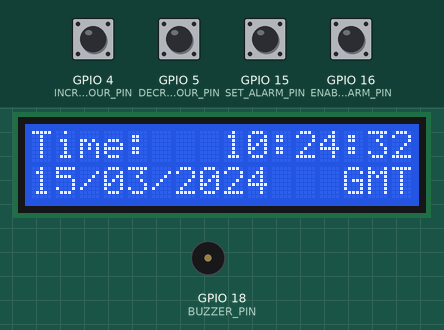
Recording of a sketch running on a simulated ESP32. Parts: 16×2 character LCD, buzzer (waves = sounding, pin HIGH). The inputs (shaded band) are chosen by the test bench; at power-on: GPIO 4 (INCREASE_HOUR_PIN), GPIO 5 (DECREASE_HOUR_PIN), GPIO 15 (SET_ALARM_PIN), GPIO 16 (ENABLE_ALARM_PIN) HIGH. WiFi joins after 1.5 s; servers stay silent unless stated; the local clock reads 2024-03-15 10:24:30 at power-on unless the sketch sets it; what the sketch prints to the serial monitor is not drawn.

Above: at 2.7 s.
2.8 s: GPIO 15 (SET_ALARM_PIN) pulled LOW for 0.35 s
At 3.7 s:
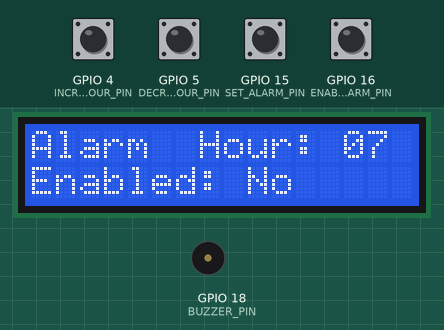
4.6 s: GPIO 16 (ENABLE_ALARM_PIN) pulled LOW for 1 s
At 4.79 s:
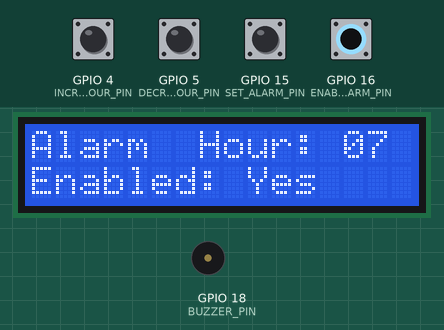
7.1 s: GPIO 4 (INCREASE_HOUR_PIN) pulled LOW for 0.35 s
At 8.4 s:
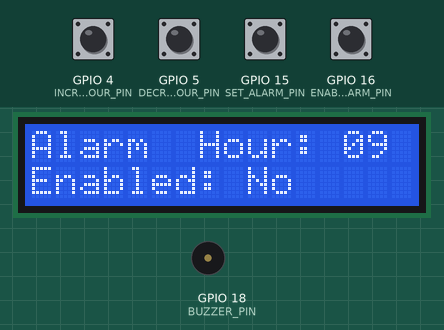
8.9 s: GPIO 5 (DECREASE_HOUR_PIN) pulled LOW for 1 s
At 11.1 s:
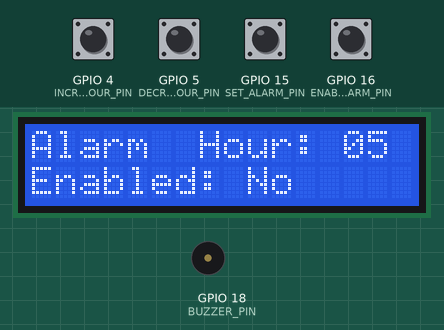
11.4 s: GPIO 5 (DECREASE_HOUR_PIN) pulled LOW for 0.35 s
At 12.9 s:
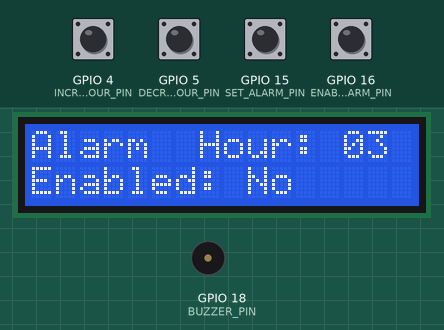
13.2 s: GPIO 15 (SET_ALARM_PIN) pulled LOW for 1 s
At 15.7 s:
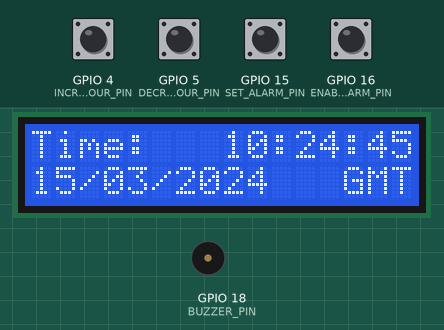
Timing chart, 0 to 16.7 s (numbered marks = the images above; inputs shaded):
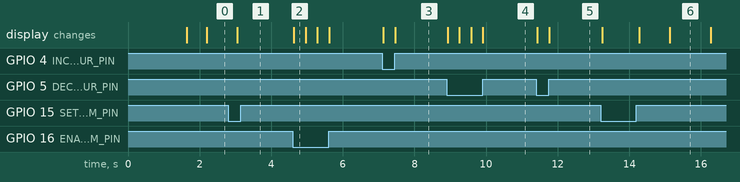

The sketch:

luko_laikrodis.ino
```cpp
// ESP32 Simulation in Wokwi.com simulator
#include <WiFi.h>
#include <Wire.h>
#include <LiquidCrystal_I2C.h>

LiquidCrystal_I2C LCD = LiquidCrystal_I2C(0x27, 16, 2);

#define WIFI_SSID "Wokwi-GUEST"
#define NTP_SERVER     "pool.ntp.org" // Network Time Protocol Server
// Time offset. Vilnius is typically in UTC+2 so we have to add 2 hours here
#define UTC_OFFSET     7200 // This is in seconds, so 1 Hour offset would be 3600 seconds.
#define UTC_OFFSET_DST 3600 // Daylight Saving Time. Since Lithuania is currently (Summer 2024) in DST, set this to 3600

// Additional controls
#define SET_ALARM_PIN 15 // Pin for the "Set Alarm" menu
#define ENABLE_ALARM_PIN 16 // Pin for Enabling/Disabling Alarm
#define INCREASE_HOUR_PIN 4 // Pin for the "Increase Hour" button
#define DECREASE_HOUR_PIN 5 // Pin for the "Decrease Hour" button
#define BUZZER_PIN 18 // Pin for the buzzer

int alarmHour = 7; // Default alarm hour
bool settingAlarm = false;
bool enabledAlarm = false;

void printLocalTime() {
  struct tm timeinfo;
  if (!getLocalTime(&timeinfo)) { // If error getting time from the server
    LCD.setCursor(0, 1);
    LCD.println("Connection Err");
    return;
  }
  LCD.setCursor(0, 0);
  LCD.println("Time: ");

  LCD.setCursor(8, 0);
  LCD.println(&timeinfo, "%H:%M:%S");

  LCD.setCursor(0, 1);
  LCD.println(&timeinfo, "%d/%m/%Y   %Z");
}

void printAlarmSetting() {
  LCD.clear();
  LCD.setCursor(0, 0);
  LCD.print("Alarm ");
  LCD.setCursor(7, 0);
  LCD.printf("Hour: %02d", alarmHour);
  LCD.setCursor(0, 1); // Adjusted to make sure "Enabled" fits on the screen
  LCD.printf("Enabled: %s", enabledAlarm ? "Yes" : "No");
}

void setup() {
  Serial.begin(115200);
  Wire.begin(23, 22); //Assign SDA to PIN 23, SCL to PIN 22

  pinMode(SET_ALARM_PIN, INPUT_PULLUP);
  pinMode(ENABLE_ALARM_PIN, INPUT_PULLUP);
  pinMode(INCREASE_HOUR_PIN, INPUT_PULLUP);
  pinMode(DECREASE_HOUR_PIN, INPUT_PULLUP);
  pinMode(BUZZER_PIN, OUTPUT);
  digitalWrite(BUZZER_PIN, LOW); // Turn off buzzer

  LCD.init();
  LCD.backlight();
  LCD.setCursor(0, 0);
  LCD.print("Connecting to ");
  LCD.setCursor(0, 1);
  LCD.print("WiFi ");

  WiFi.begin(WIFI_SSID, "", 6); // Custom Wifi access point for Wokwi simulator
  while (WiFi.status() != WL_CONNECTED) { // Waiting for connection
    delay(250);
  }

  Serial.println("");
  Serial.println("WiFi connected");
  Serial.print("IP address: ");
  Serial.println(WiFi.localIP());

  LCD.clear();
  LCD.setCursor(0, 0);
  LCD.println("Connected");

  configTime(UTC_OFFSET, UTC_OFFSET_DST, NTP_SERVER);

}

void loop() {
  if (digitalRead(SET_ALARM_PIN) == LOW) {
    settingAlarm = !settingAlarm;
    if (settingAlarm) {
      printAlarmSetting();
    } else {
      LCD.clear();
      printLocalTime();
      delay(100);
    }
    delay(300); // Debounce delay
    while(digitalRead(SET_ALARM_PIN) == LOW) { // Apsauga, kad nesokinetu vaizdas kai laikai paspausta mygtuka
      delay(100);
    }
  }

  if (settingAlarm) {
    if (digitalRead(INCREASE_HOUR_PIN) == LOW) {
      alarmHour = (alarmHour + 1) % 24;
      printAlarmSetting();
      delay(300); // Debounce delay
    }
    if (digitalRead(DECREASE_HOUR_PIN) == LOW) {
      alarmHour = (alarmHour + 23) % 24; // To handle negative wrap around
      printAlarmSetting();
      delay(300); // Debounce delay
    }
    if (digitalRead(ENABLE_ALARM_PIN) == LOW) {
      enabledAlarm = !enabledAlarm;
      printAlarmSetting();
      delay(300);
    }
  } else {
    printLocalTime();
    delay(250);

    struct tm timeinfo;
    if (getLocalTime(&timeinfo)) {
      if (enabledAlarm && timeinfo.tm_hour == alarmHour && timeinfo.tm_min == 0 && timeinfo.tm_sec == 0) {
        digitalWrite(BUZZER_PIN, HIGH);
        delay(1000); // Buzzer duration
        digitalWrite(BUZZER_PIN, LOW);
      }
    }
  }
}
```

Measured:
- after the input at 2.8 s, the display: changes after 0.25 s (image 1)
- after the input at 4.6 s, the display: changes at once (image 2)
- after the input at 7.1 s, the display: first changes at once (image 3 shows a later state)
- after the input at 8.9 s, the display: first changes at once (image 4 shows a later state)
- after the input at 11.4 s, the display: first changes at once (image 5 shows a later state)
- after the input at 13.2 s, the display: first changes at once (image 6 shows a later state)
